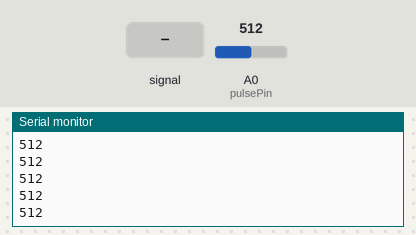
This sketch was run on a simulated Arduino Uno, built with avr-gcc and run on an emulated ATmega328P. Parts: the last lines printed to the serial monitor. Inputs (shaded band) come from the test bench; at power-on: A0 (pulsePin) = 512.

Above: at 1.2 s.
1.3 s: A0 (pulsePin) fed a 200 Hz sine of ±81 counts around its level
At 1.9 s:
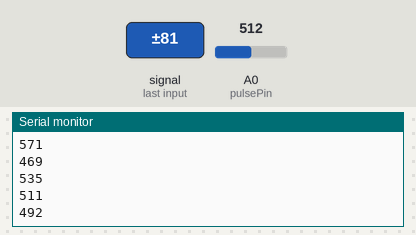
2.8 s: A0 (pulsePin) set to 716
At 3.6 s:
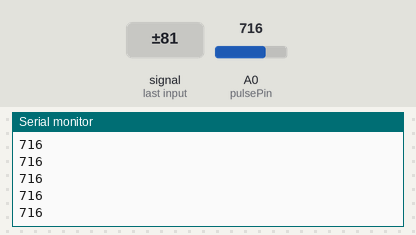
4.3 s: A0 (pulsePin) fed a 1000 Hz sine of ±255 counts around its level
At 5.4 s:
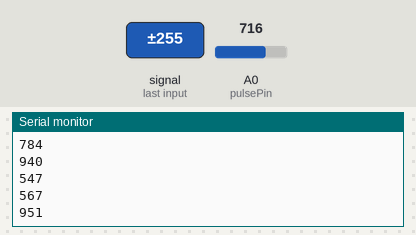
Timing chart, 0 to 5.7 s (numbered marks = the images above; inputs shaded):
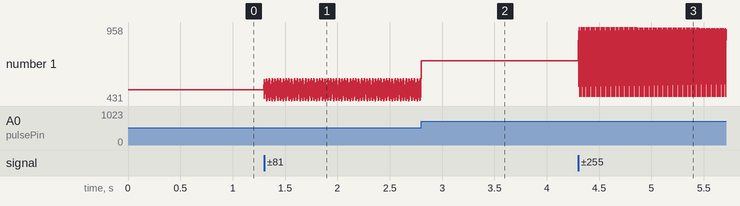

The sketch:

PulseSensorYun.ino
```cpp
//  VARIABLES
int pulsePin = 0;                 // Pulse Sensor purple wire connected to analog pin 0

// these variables are volatile because they are used during the interrupt service routine!
volatile int Signal;                // holds the incoming raw data

void setup() {
  // pulse sensor works best with 3.3V supply, may need the following line depending on your arduino model.
  // for yun (and other 5v): if set to external, you have to put a wire between 3.3v and "aref" pin
  analogReference(EXTERNAL);
  // unleash Due power!
  //analogReadResolution(12);
  Serial.begin(115200);             // we agree to talk fast!
}

void loop() {
  Signal = analogRead(pulsePin);
  // the data to send culminating in a carriage return
  Serial.println(Signal);
  // simulating a 500hz recordings
  delay(2);                             //  take a break
}
```

Measured:
- after the input at 1.3 s, the serial monitor: prints a new line at once (image 1)
- after the input at 4.3 s, the serial monitor: prints a new line at once (image 3)
- plotted number 1: 512 → 459 after the input at 1.3 s, 716 → 779 after the input at 4.3 s
